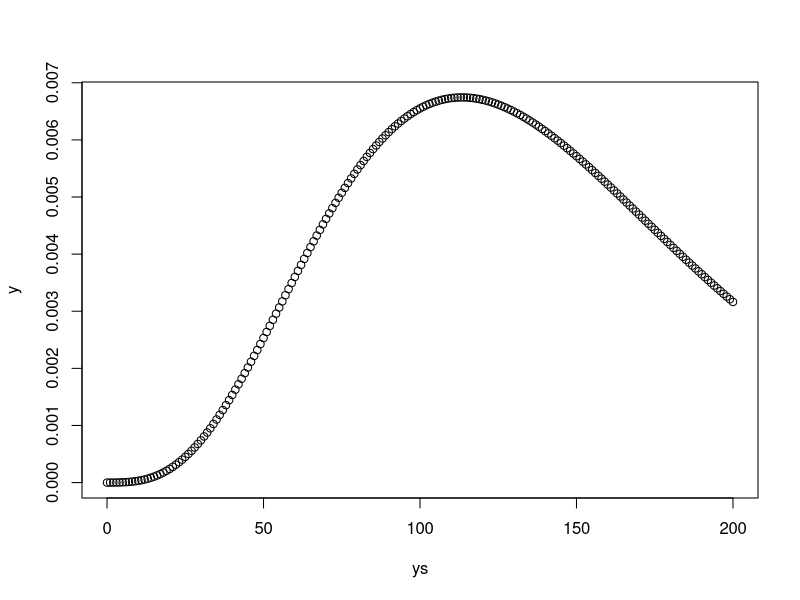
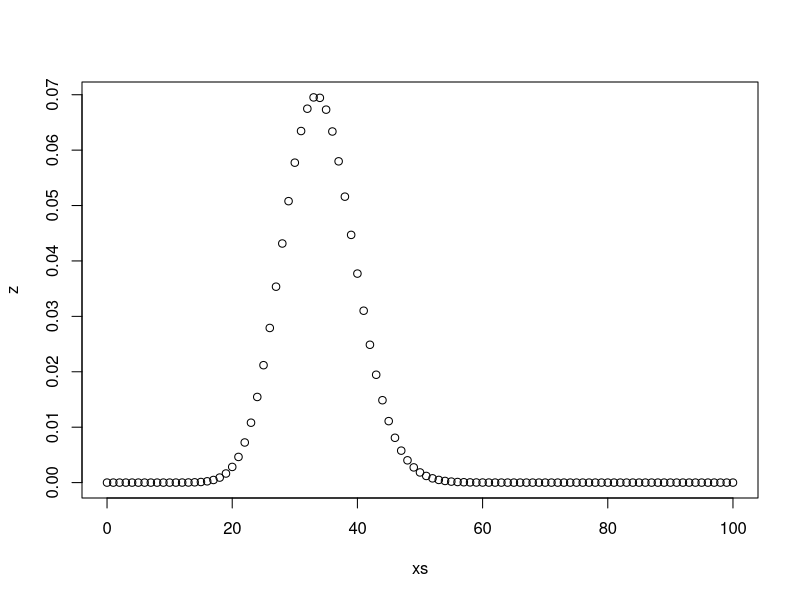

These charts were generated, in order, by the following R code: (Note: this script raises an error after producing the figures.)
#sin simulaciones:

#X = n de rubios en seleccion de 10
#X es binom(10, 0.75)
#P(X > 1)
#p = 1-pbinom(X<=2)
xprob = 1- pbinom(2,size = 10,prob = 0.075)
print(xprob)
#E[Y]
#Y = nbinom(x,prob = x,size = 5)
ys = 0:200
y = dnbinom(ys,size = 5, prob = xprob)
plot(ys,y)
#E[Y] = rq/p
(5*(1-xprob))/xprob

  
#SIMULACIONES
#Z = n veces X > 2
xs = 0:100
z = dbinom(xs,1000,prob =1-pbinom(2,size = 10,prob = 0.075))
plot(xs,z)
z2 = dnbinom(xs, size = )
#Un jurado de audiciones asociado a una productora musical necesita encontrar 5 nuevos grupos musicales compuestos por 10 integrantes. El jurado únicamente evalúa un requisito antes de aceptar al grupo: se requiere que haya al menos dos componentes rubios en el grupo. Teniendo en cuenta que el 7.5% de la población española es rubia y los grupos han sido formados al azar y de manera independiente sin repeticiones. ¿Cuántas entrevistas espera realizar el jurado? Resuelve CON y SIN simulaciones el ejercicio.


